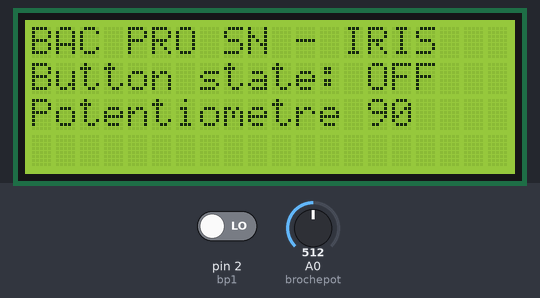
This sketch was run on a simulated Arduino Uno, built with avr-gcc and run on an emulated ATmega328P. On the bench: 20×4 character LCD. Inputs (shaded band) come from the test bench; at power-on: pin 2 (bp1) LOW, A0 (brochepot) = 512.

Above: at 1.2 s.
1.3 s: pin 2 (bp1) driven HIGH
At 1.7 s:
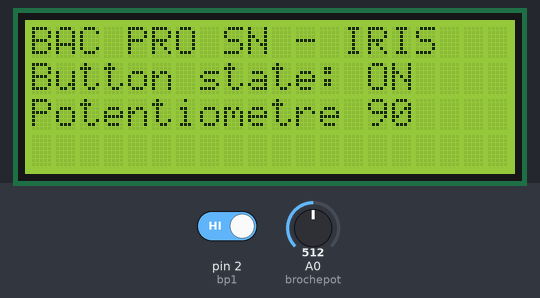
2.8 s: A0 (brochepot) set to 716
At 4.0 s:
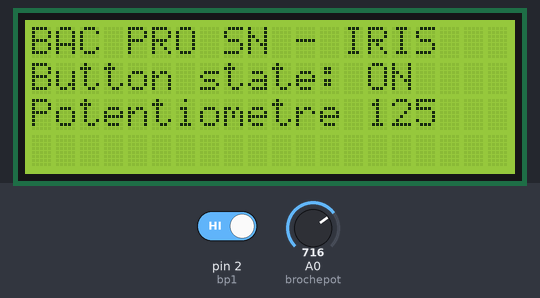
4.3 s: A0 (brochepot) set to 900
At 5.4 s:
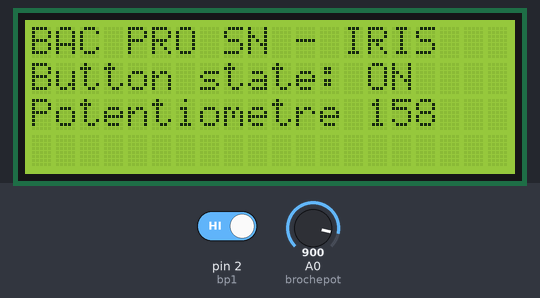
5.8 s: pin 2 (bp1) driven LOW
At 6.6 s:
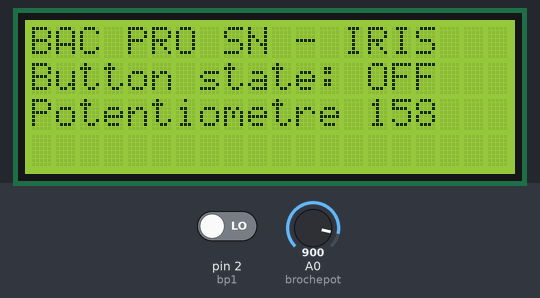
7.3 s: A0 (brochepot) set to 1023
At 8.5 s:
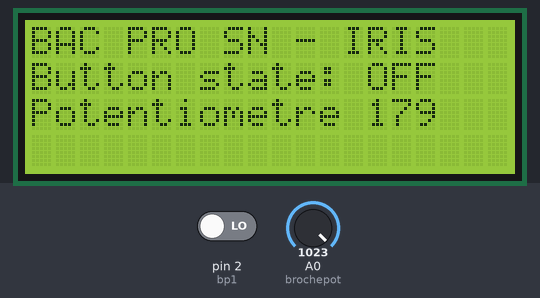
Timing chart, 0 to 9.8 s (numbered marks = the images above; inputs shaded):
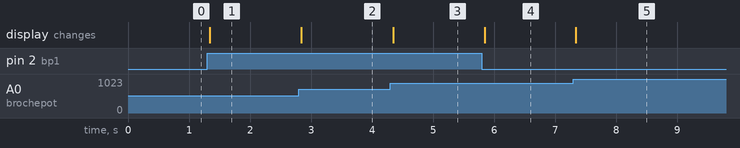

Measured:
- after the input at 1.3 s, the display: changes at once (image 1)
- after the input at 2.8 s, the display: changes at once (image 2)
- after the input at 4.3 s, the display: changes after 0.05 s (image 3)
- after the input at 5.8 s, the display: changes after 0.05 s (image 4)
- after the input at 7.3 s, the display: changes at once (image 5)

The sketch:

main.ino
```cpp
#include <Wire.h>
#include <LiquidCrystal_I2C.h>

LiquidCrystal_I2C lcd(0x3F, 20, 4);
int bp1 = 2;
int button_state;

int brochepot = A0;
int valpot;
int conversion;

void setup() {
  pinMode(bp1, INPUT);
  lcd.init();
  lcd.clear();
  lcd.backlight();
  lcd.display();
  lcd.setCursor(0, 0);
  lcd.print("BAC PRO SN - IRIS");
}

void loop() {
  button_state = digitalRead(bp1);
  valpot = analogRead(brochepot);
  conversion = map(valpot, 0, 1024, 0, 180);

  lcd.setCursor(0, 1);
  if (button_state == 1) {
    lcd.print("Button state: ON    ");
  } else {
    lcd.print("Button state: OFF");
  }

  lcd.setCursor(0, 2);
  lcd.print("Potentiometre " + String(conversion));
}
```
